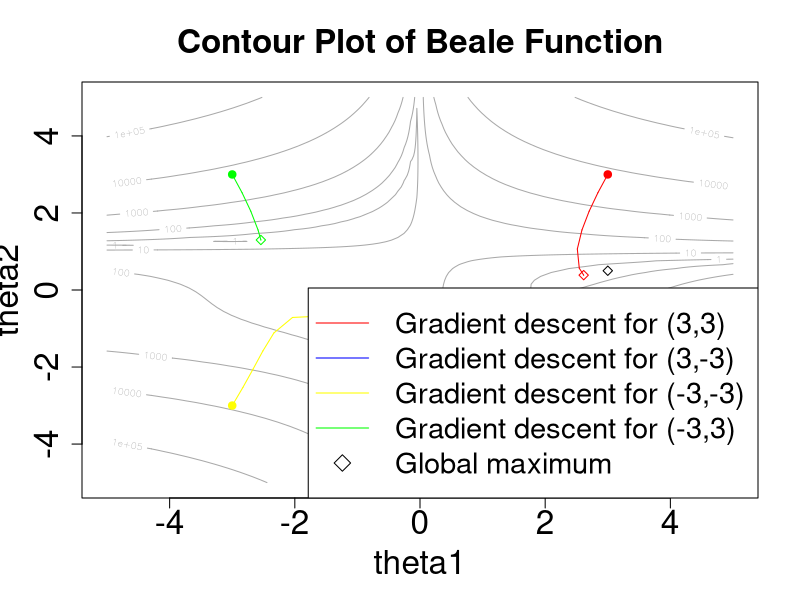

Generate this figure with R:
## ---- chunk 1
knitr::opts_chunk$set(echo = TRUE)
## ---- chunk 2

beale_rho <- function(theta) {
  theta1 <- theta[1]
  theta2 <- theta[2]
  return((1.5 - theta1 + theta1*theta2)^2 +
         (2.25 - theta1 + theta1*theta2^2)^2 +
         (2.625 - theta1 + theta1*theta2^3)^2)
}

beale_gradient <- function(theta) {
  theta1 <- theta[1]
  theta2 <- theta[2]
  grad1 <- 2*theta1*theta2^6 + 2*theta1*theta2^4 - 4*theta1*theta2^3 -
    2*theta1*theta2 - 4*theta1*theta2 + 6*theta1 + 3*theta2 + 4.5*theta2^2 - 12.75
  grad2 <- 6*theta1^2*theta2^5 - 6*theta1^2*theta2^2 + 4*theta1^2*theta2^3 -
    2*theta1^2*theta2 + 9*theta1*theta2 - 2*theta1^2 + 3*theta1 + 15.75
  return(c(grad1, grad2))
}

# Grid Line Search
gridLineSearch <- function(theta, rhoFn, d, lambdaStepsize = 0.01, lambdaMax = 1) {
  ## grid of lambda values to search
  lambdas <- seq(from = 0, by = lambdaStepsize, to = lambdaMax)
  ## line search
  rhoVals <- sapply(lambdas, function(lambda) {
    rhoFn(theta - lambda * d)
  })
  ## Return the lambda that gave the minimum
  lambdas[which.min(rhoVals)]
}

# Test Convergence
testConvergence <- function(thetaNew, thetaOld, tolerance = 1e-10, relative = FALSE) {
  sum(abs(thetaNew - thetaOld)) < if (relative)
    tolerance * sum(abs(thetaOld)) else tolerance
}


# d)

# Modified Gradient Descent
gradientDescent <- function(theta = 0, rhoFn, gradientFn, lineSearchFn, testConvergenceFn,
                            maxIterations = 100, tolerance = 1e-06, relative = FALSE, lambdaStepsize = 0.01,
                            lambdaMax = 0.5) {
  
  converged <- FALSE
  i <- 0
  xpath <- c(theta[1])
  ypath <- c(theta[2])
  
  while (!converged & i <= maxIterations) {
    g <- gradientFn(theta)  ## gradient
    glength <- sqrt(sum(g^2))  ## gradient direction
    if (glength > 0)
      d <- g/glength
    
    lambda <- lineSearchFn(theta, rhoFn, d, lambdaStepsize = lambdaStepsize,
                           lambdaMax = lambdaMax)
    
    thetaNew <- theta - lambda * d
    converged <- testConvergenceFn(thetaNew, theta, tolerance = tolerance,
                                   relative = relative)
    theta <- thetaNew
    i <- i + 1
    xpath[i + 1] <- theta[1]
    ypath[i + 1] <- theta[2]
  }
  
  ## Return path
  list(xpath = xpath, ypath = ypath)
}

###############################################################################

n_pts <- 100 # number of grid points per dimension
t1_surf <- seq(from = -5, to = 5, length.out = n_pts)
t2_surf <- seq(from = -5, to = 5, length.out = n_pts)

cont_mat <- matrix(0, nrow = n_pts, ncol = n_pts)

for (i in 1:n_pts) {
  for (j in 1:n_pts) {
    cont_mat[i, j] <- beale_rho(c(t1_surf[i], t2_surf[j]))
  }
}

levels <- c(10^0, 10^1, 10^2, 10^3, 10^4, 10^5)



# i.
path1 <- gradientDescent(theta = c(3, 3), rhoFn = beale_rho, gradientFn = beale_gradient,
                lineSearchFn = gridLineSearch, lambdaStepsize = 1e-03,
                testConvergenceFn = testConvergence, maxIterations = 500)

# ii.
path2 <- gradientDescent(theta = c(3, -3), rhoFn = beale_rho, gradientFn = beale_gradient,
                lineSearchFn = gridLineSearch, lambdaStepsize = 1e-03,
                testConvergenceFn = testConvergence, maxIterations = 500)

# iii.
path3 <- gradientDescent(theta = c(-3, -3), rhoFn = beale_rho, gradientFn = beale_gradient,
                lineSearchFn = gridLineSearch, lambdaStepsize = 1e-03,
                testConvergenceFn = testConvergence, maxIterations = 500)

# iv.
path4 <- gradientDescent(theta = c(-3, 3), rhoFn = beale_rho, gradientFn = beale_gradient,
                lineSearchFn = gridLineSearch, lambdaStepsize = 1e-03,
                testConvergenceFn = testConvergence, maxIterations = 500)
## ---- chunk 3
contour(
  x = t1_surf,
  y = t2_surf,
  z = cont_mat,
  levels = levels,
  col = "darkgrey",
  main = "Contour Plot of Beale Function",
  xlab = "theta1",
  ylab = "theta2",
  cex = 2,
  cex.lab = 2,
  cex.axis = 2,
  cex.main = 2
)

make_segments <- function(path, colour) {
  i <- 1
  points(x = path$xpath[1], y = path$ypath[1], col = colour, pch = 19)
  while (i != length(path$xpath)) {
    x0 <- path$xpath[i]
    y0 <- path$ypath[i]
    x1 <- path$xpath[i + 1]
    y1 <- path$ypath[i + 1]
    segments(x0 = x0, y0 = y0, x1 = x1, y1 = y1, col = colour, lwd = 1, lty = 1)
    i <- i + 1
  }
  points(x = path$xpath[i], y = path$ypath[i], col = colour, pch = 23)
}
############################################## ADD LABELS FOR Z VALUE OF ENDPOINTS
make_segments(path1, "red")
make_segments(path2, "blue")
make_segments(path3, "yellow")
make_segments(path4, "green")
global_min <- c(3, 0.5)
points(x = global_min[1], y = global_min[2], col = "black", pch = 23)
legend("bottomright",
       legend = c("Gradient descent for (3,3)",
                  "Gradient descent for (3,-3)",
                  "Gradient descent for (-3,-3)",
                  "Gradient descent for (-3,3)",
                  "Global maximum"),
       col = c("red", "blue", "yellow", "green", "black"),
       pch = c(NA, NA, NA, NA, 23), lty = c(1, 1, 1, 1, NA), lwd = 1, cex = 1.75)
